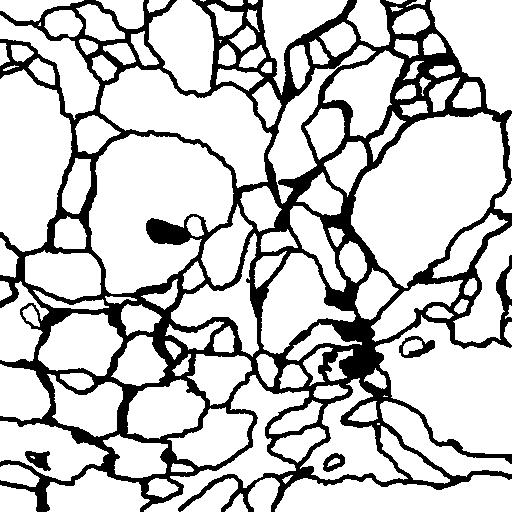
#> input picture datasets/test/labels/label_0.jpeg, 512 x 512 px, found by its file name
$ python IOU.py
#> lines starting #> are read from the running program, lines starting #| are printed output that depends on the picture; after the words box and inside, x2 and y2 are one past the last pixel; in counts of white or black regions, pixels touching at a corner belong together; long printed decimals are rounded; pictures that were not available may be replaced by others from this repository, and a replacement may not be noted
import numpy as np
from metrics.Metric import Metric
from PIL import Image
import matplotlib.pyplot as plt


class IOU(Metric):
    def __init__(self):
        print("in IOU init")

    def calculate(self,y_hat,y):
        print("y_hat shape is {} and y shape is {} ".format(y_hat.shape,y.shape))
        intersection = np.logical_and(y,y_hat)
        union = np.logical_or(y, y_hat)
        iou_score = np.sum(intersection) / np.sum(union)
        return iou_score

if __name__ == '__main__':
    image1 = Image.open('datasets/train/labels/label_0.jpeg').convert('L')
#> image1 is the input picture: PIL image 512x512 L; min 0, max 255, mean 198.9
    image1 = np.asarray(image1)
    image2 = Image.open('datasets/train/labels/label_1.jpeg').convert('L')
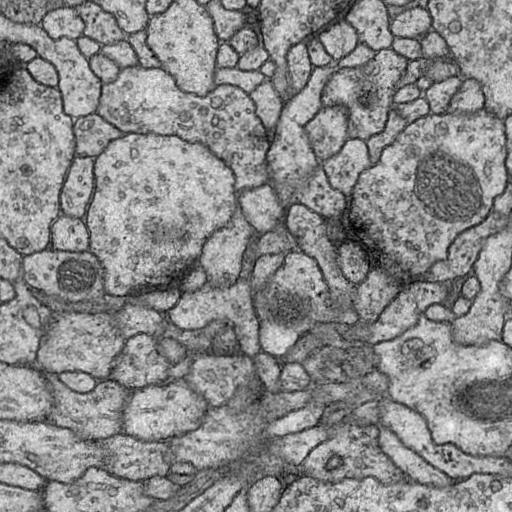
#> input picture datasets/test/images/image_0.jpeg, 512 x 512 px, given in place of label_1.jpeg, which was not available
#> image2 is the input picture: PIL image 512x512 L; min 0, max 250, mean 137.2
    image2 = np.asarray(image2)
    metric = IOU()
    print("The IOU is ",metric.calculate(image1,image2))
#| y_hat shape is (512, 512) and y shape is (512, 512)
#> in calculate, `intersection = np.logical_and(y,y_hat)`:
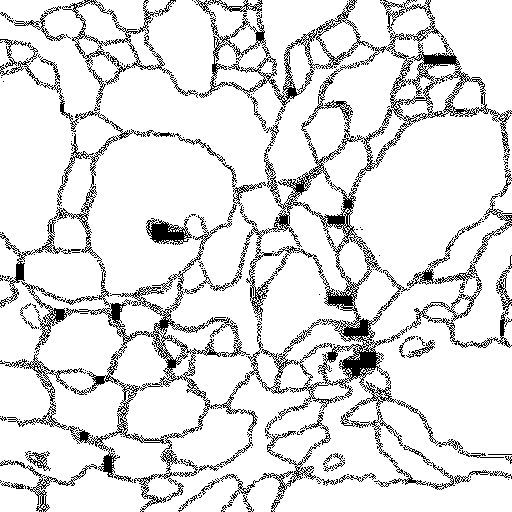
#> intersection: shape (512, 512) bool; 88.1% white; black in thin lines or dots
#> in calculate, `union = np.logical_or(y, y_hat)`:
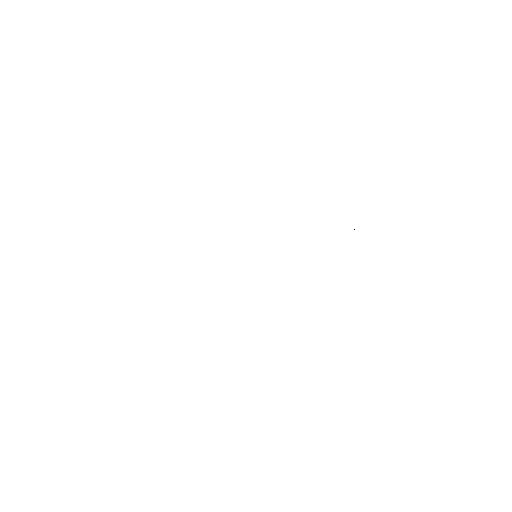
#> union: shape (512, 512) bool; 100% white; black in thin lines or dots, all inside (x1, y1, x2, y2) = (354, 229, 355, 230)
#> in calculate, `iou_score = np.sum(intersection) / np.sum(union)`: iou_score = 0.881
#| The IOU is  0.8809
